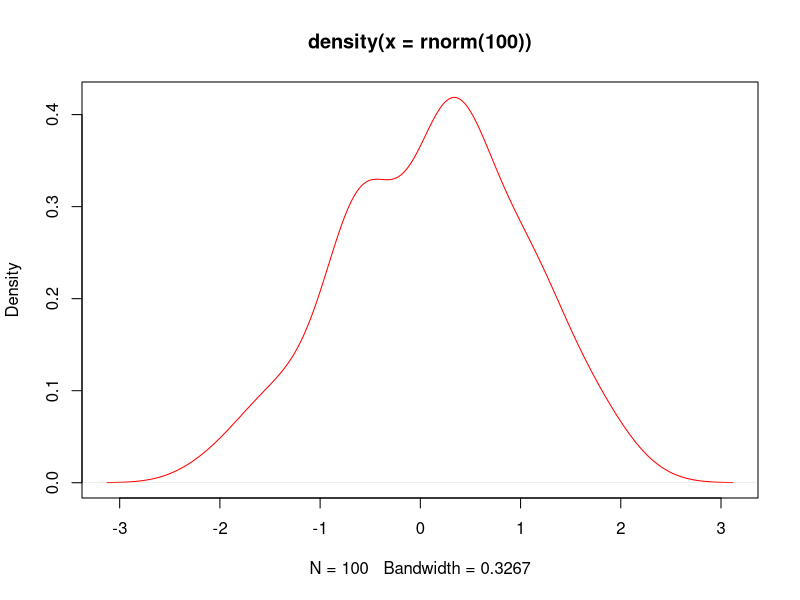

Generate this figure with R:
plot(density(rnorm(100)),col="red")
x=5
x<-5
assign("x",5)
x
x<-c(1,3,6,7)
char<-c("8","edge","turn8k")
logic<-c(TRUE,FALSE,TRUE,FALSE)
dynam<-c(8,"dds", TRUE)
dynam<-c(1,0,1,1,TRUE)
dynam
log(x,10)
log(base=10,x)
x=10
x<5
x>5
x==10
x^10
x=10/(5-5)
x
x<-c(2,4,5,3,-4,0)
x*5
y<-c(5,3)
x*y
z<-c(1,2,3,4)
x*z
length(x)
x<-c(3,4,6,-7,8)
mean = sum(x)/ length(x)
mean
x=2:10
y=5:1
z=-5:10
w=-5:-10
x
y
z
w
z=seq(2,5,.5)
x=seq(3,9.1,.1)
y=seq(9,3,-.2)
length(x)
length(y)
x*y
x=c("A","B","C")
rep(x,4)
x<-1:10
y<-x<=-5
mode(x)
mode(y)
mode(mode(x))
x=1:20
x[2]
x[0]
x[5:9]
x[c(3,7,8,9,20)]
x[-19]
x[-(1:6)]
x[x>10]
x[TRUE]
x[y]
vector<-c()
v2<-c(TRUE,FALSE,TRUE,TRUE,FALSE,TRUE)
vector=c(v2,vector);
vector=c(F,vector);
x=1:3
x=c(5,x)
x
x=1:5
names(x)
names(x)<-c("Первый","Второй","Третий","Четвертый","Первый")
names(x)
x["Первый"]
log(3) == log(3, base=exp(1))
x=seq(5,100,.1)
x[length(x)]
x<-c(-10,2,78,34,-98,23,0,-8)
order(x)
sort(x)
sort(x) == x[order(x)]
